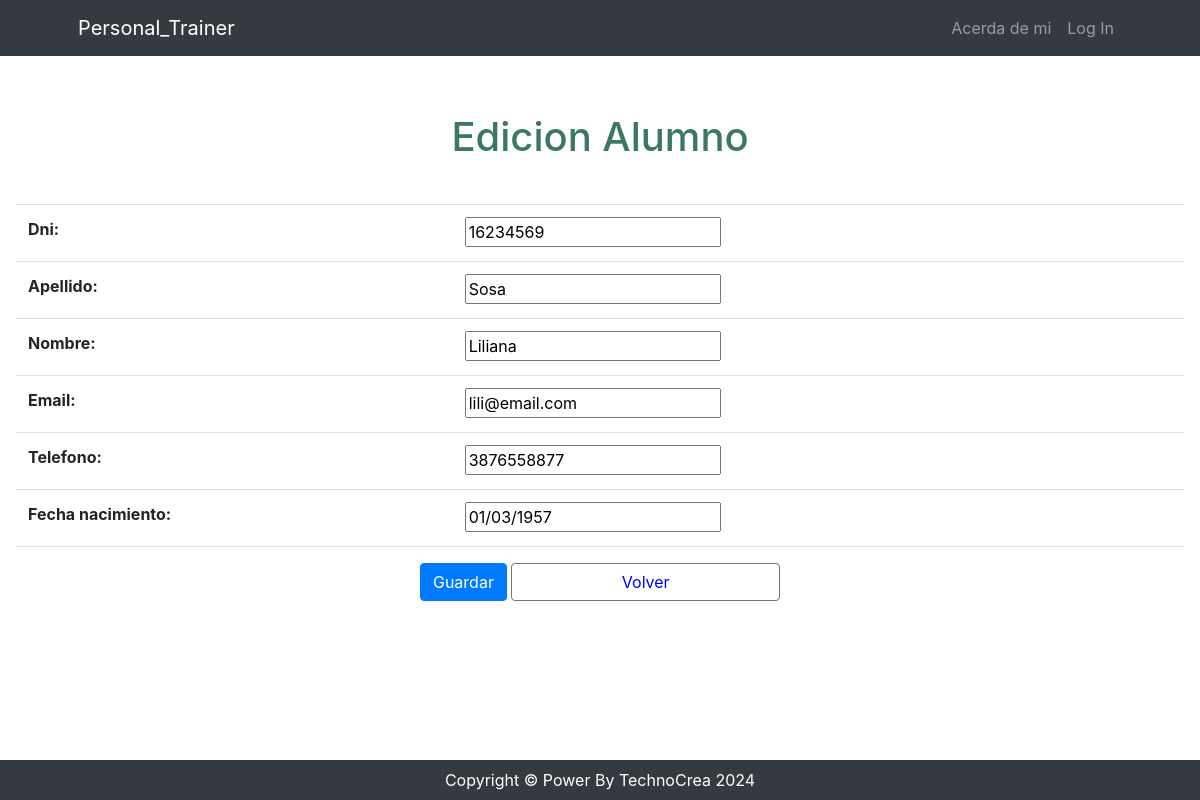
The page /usuario/alumno/update/7 on the database as committed earlier.
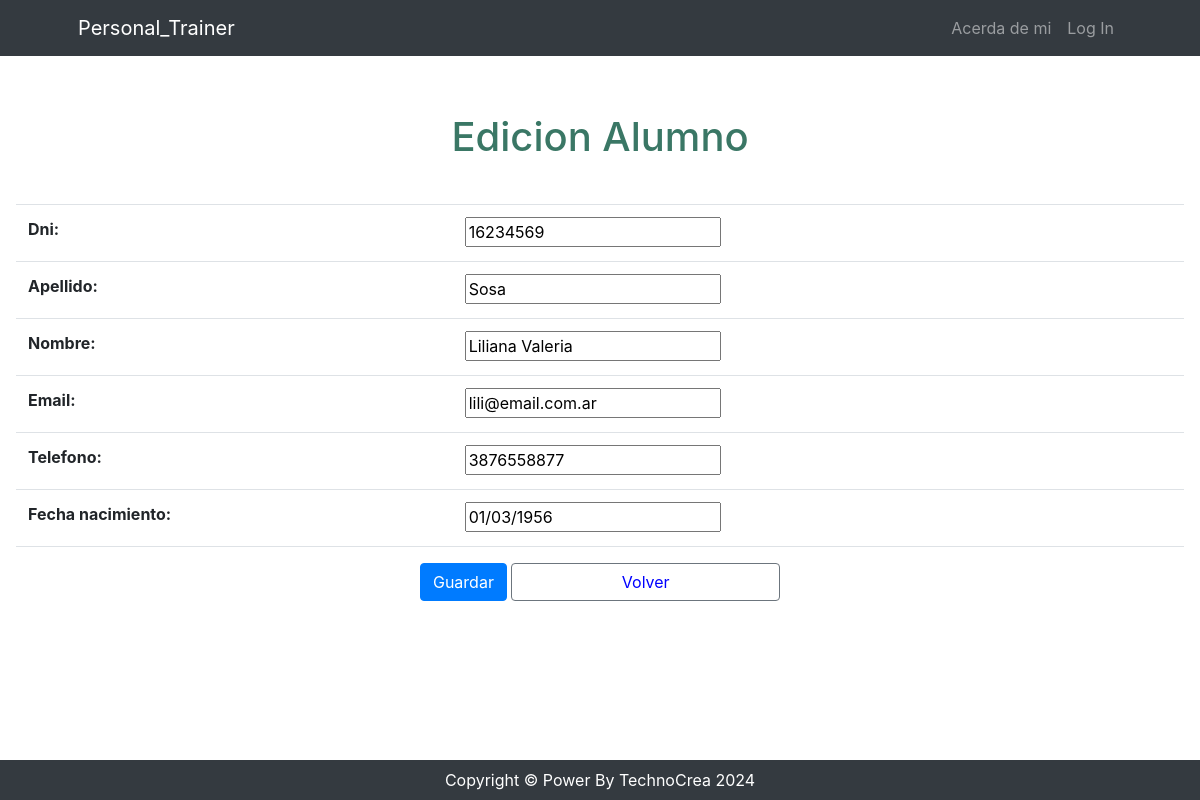
The same page on the database as committed later.
### usuario/models.py (models this page shows, shortened)
class Alumno(models.Model):
    dni = models.IntegerField()
    apellido = models.CharField(max_length=100)
    nombre = models.CharField(max_length=100)
    email = models.EmailField(unique=True)
    telefono = models.CharField(max_length=20, blank=True)
    fecha_nacimiento = models.DateField(null=True, blank=True)
    class Meta:
        verbose_name = 'Alumno'
        verbose_name_plural = 'Alumnos'

### usuario/views.py (the view)
# urls.py: path('alumno/update/<int:pk>', views.alumnos_update, name='alumnos_update'),
def alumnos_update(request, pk: int):
    consulta = get_object_or_404(Alumno, id=pk)
    if request.method == "POST":
        form = AlumnoCreateForm(request.POST, instance=consulta)
        if form.is_valid():
            form.save()
            return redirect("usuario:alumnos_list")
    else:  # GET
        form = AlumnoCreateForm(instance=consulta)
    return render(request, "usuario/alumnos_form.html", {"form": form})

### usuario/forms.py
class AlumnoCreateForm(forms.ModelForm):
    class Meta:
        model = models.Alumno
        fields = ["dni", "apellido", "nombre", "email", "telefono", "fecha_nacimiento"]

### usuario/templates/usuario/alumnos_form.html (shortened to what this page needs)
{% extends 'core/base.html' %}
{% block content %}
<header>
    <h1 class="text-center" style="padding-top: 1.5cm; padding-bottom: 0.5cm; color: #3a7765;">
        {% if form.instance.pk %}
            Edicion Alumno
        {% else %}
            Nuevo Alumno
        {% endif %}
    </h1>
</header>
<form method="post" class="p-3">
    <table class="table">
        {{ form.as_table }}
    </table>
    <div class="text-center mt-3">
        <button type="submit" class="btn btn-primary">Guardar</button>
        <a href="{% url 'usuario:alumnos_list' %}" class="btn btn-outline-secondary" style="width: 23%; color: blue;">Volver</a>
    </div>
</form>
{% endblock content %}

Rows that differ between the two databases and show on the page:
changed Alumno "Sosa": nombre "Liliana" → "Liliana Valeria"; email "lili@email.com" → "lili@email.com.ar"; fecha_nacimiento "01/03/1957" → "01/03/1956"
